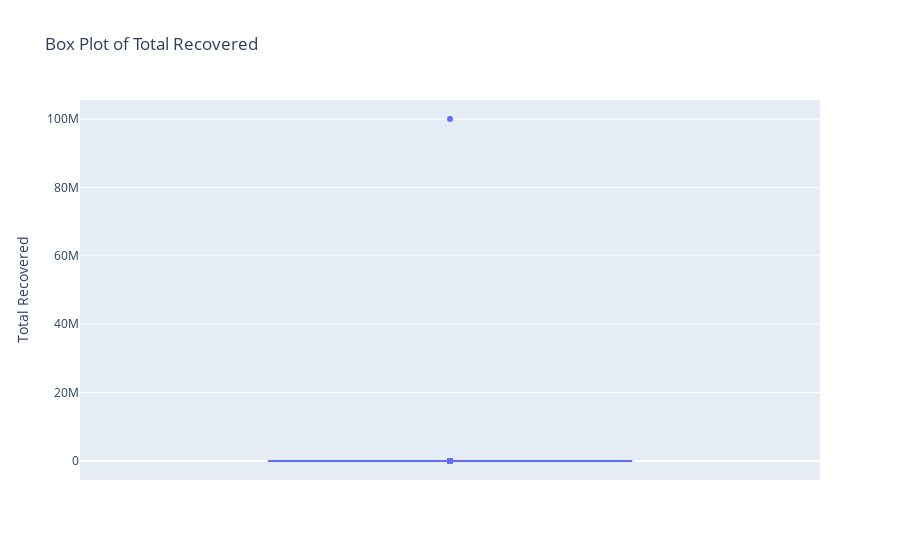

The notebook cell this image was saved under:
### Markdown cell above
- Observation: All features showing upward trend with time, except Total Recovered features, on Feb 16 it is showing sudden spike, it might be an outlier. Lets further visualise this feature

### Code cell
fig = px.box(df, y="Total Recovered", title="Box Plot of Total Recovered")
fig.show()

### Figure 1 — Plotly figure (JSON) as saved in the notebook; plotly's stock layout.template omitted (floating-point values rounded to 4 significant figures)
{"data": [{"alignmentgroup": "True", "hovertemplate": "Total Recovered=%{y}<extra></extra>", "legendgroup": "", "marker": {"color": "#636efa"}, "name": "", "notched": false, "offsetgroup": "", "orientation": "v", "showlegend": false, "type": "box", "x0": " ", "xaxis": "x", "y": [0, 0, 0, 0, 0, 0, 0, 0, 0, 0, 0, 0, 0, 0, 1, 1, 1, 100000011, 2, 2, 2, 3, 3, 3, 3, 3, 3, 3, 3, 3, 3, 3, 3, 3, 3, 3, 3, 3, 3, 3, 4, 4, 4, 10, 10, 13, 14, 15, 15, 20, 23, 23, 23, 25, 25, 43, 50, 75, 85, 102, 137, 150, 169, 191, 230, 230, 329, 394, 469, 565, 635, 786, 972, 1086, 1086, 1365, 1509, 1767, 2040, 2466, 2854, 3273, 3976, 4370, 5012, 5496, 5938, 6523, 7103, 7739, 8429, 9059, 10021, 10852, 11763, 12845, 14140, 15301, 16776, 17887, 19301, 20970, 22549, 24454, 26418], "y0": " ", "yaxis": "y"}], "layout": {"boxmode": "group", "legend": {"tracegroupgap": 0}, "title": {"text": "Box Plot of Total Recovered"}, "xaxis": {"anchor": "y", "domain": [0, 1]}, "yaxis": {"anchor": "x", "domain": [0, 1], "title": {"text": "Total Recovered"}}}}
